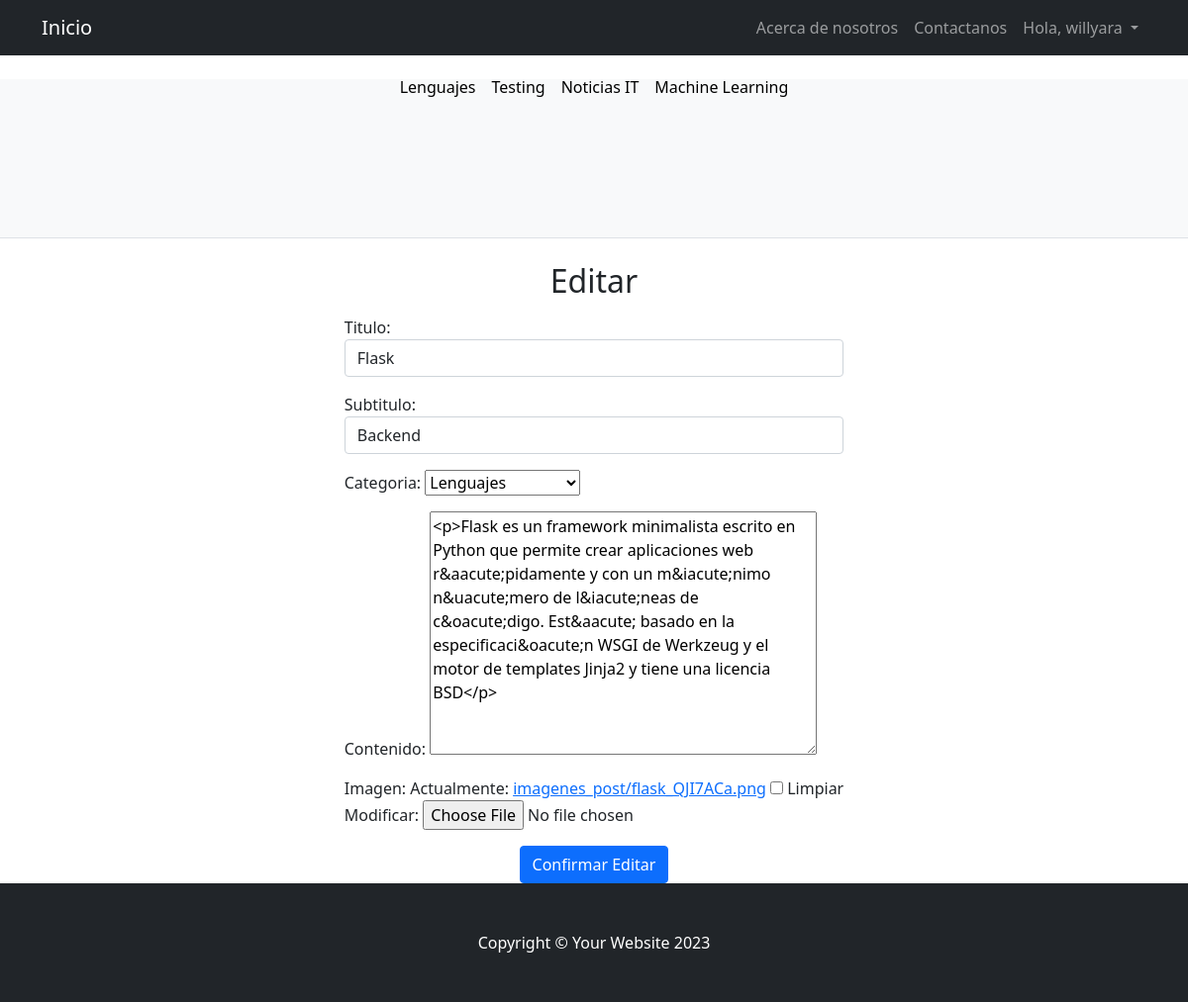
Page /postApp/editarPost/8/ (signed in) on the committed database.
### postApp/models.py (models this page shows, shortened)
class Post(models.Model):
    titulo = models.CharField('titulo', max_length=500, null=False, blank=False)
    subtitulo = models.CharField(
        'subtitulo', max_length=500, null=False, blank=False)
    contenido = RichTextField('contenido', null=False, blank=False)
    imagen = models.ImageField(
        upload_to='imagenes_post', null=True, blank=True)
    categoria = models.ForeignKey(Categoria,  on_delete=models.DO_NOTHING)
    autor = models.ForeignKey(User, on_delete=models.CASCADE)
    fecha_publicacion = models.DateTimeField(auto_now_add=True)
    fecha_edicion = models.DateTimeField(auto_now=True)
    likes = models.ManyToManyField(User, related_name='likes_posts')

### postApp/views.py (the view)
# urls.py: path('editarPost/<pk>/', views.UpdatePost.as_view(), name='editarPost'),
class UpdatePost(UpdateView):
    model = Post
    form_class= PostForm
    success_url = "/postApp/postLista"
    def get_context_data(self, **kwargs):
        contexto = super().get_context_data(**kwargs)
        contexto.update({
            'tipo_template': 'Editar'
        })
        return contexto

### postApp/forms.py
class PostForm(forms.ModelForm):
        class Meta:
            model = Post
            fields = ('titulo', 'subtitulo', 'categoria', 'autor', 'contenido', 'imagen')
            widgets = {
            'titulo': forms.TextInput(attrs={'class':'form-control','placeholder':'Titulo'}),
            'subtitulo': forms.TextInput(attrs={'class':'form-control','placeholder':'Subtitulo'}),
            'autor' : forms.TextInput(attrs={'class':'form-control','value':'','id':'autor', 'type':'hidden'}),
        }

### postApp/models.py (called while the page is built)
    def __str__(self):
        return self.nombre

### templates/postApp/post_form.html (shortened to what this page needs)
{% extends 'index.html' %}
{% block editNavBar %}
{% if request.user.is_authenticated %}
<li class="nav-item"><a class="nav-link" href="{% url 'AboutUs' %}">Acerca de nosotros</a></li>
<li class="nav-item"><a class="nav-link" href="{% url 'Contacto' %}">Contactanos</a></li>
<div class="collapse navbar-collapse" id="navbarNavDarkDropdown">
    <ul class="navbar-nav">
      <li class="nav-item dropdown">
        <a class="nav-link dropdown-toggle" href="#" id="navbarDarkDropdownMenuLink" role="button" data-bs-toggle="dropdown" aria-expanded="false">
          Hola, {{request.user}}
        </a>
      </li>
    </ul>
  </div>
{% endif %}
{% endblock editNavBar %}
{% block logInLogOut %}
{% if user.is_authenticated %}
  <body>
  <h2 class="d-flex justify-content-center mt-3" id="form-title">{{ tipo_template }}</h2>
  <div class="d-flex justify-content-center mt-3 form-group">
    <form method="POST" action="" enctype="multipart/form-data">
      {{form.as_p}}
      <div class="d-flex justify-content-center mt-3 login_container">
        <button type="submit" class="btn btn-primary">Confirmar {{ tipo_template }}</button>
      </div>
  </div>
</body>
{% else %}
  <div class="alert alert-warning" role="alert">
    Inicia sesión para poder postear algo!. <a href="{% url 'Login' %}" class="alert-link">Iniciar Sesión</a>. Ahí encontraras el boton para poder registrarte tambien.
  </div>
{% endif %}
{% endblock logInLogOut %}

### rows in the picture
Post: titulo "Flask", subtitulo "Backend", categoria "Lenguajes", contenido "<p>Flask es un framework minimalista escrito en Python que permite crear aplicaciones web r&aacute;pidamente y con un m&iacute;nimo n&uacute;mero de l&iacute;neas de c&oacute;digo. Est&aacute; basado en la especificaci&oacute;n WSGI de Werkzeug y el motor de templates Jinja2 y tiene una licencia BSD</p>"

### other values in the picture
{{ request.user }} "willyara"
{{ tipo_template }} "Editar"
